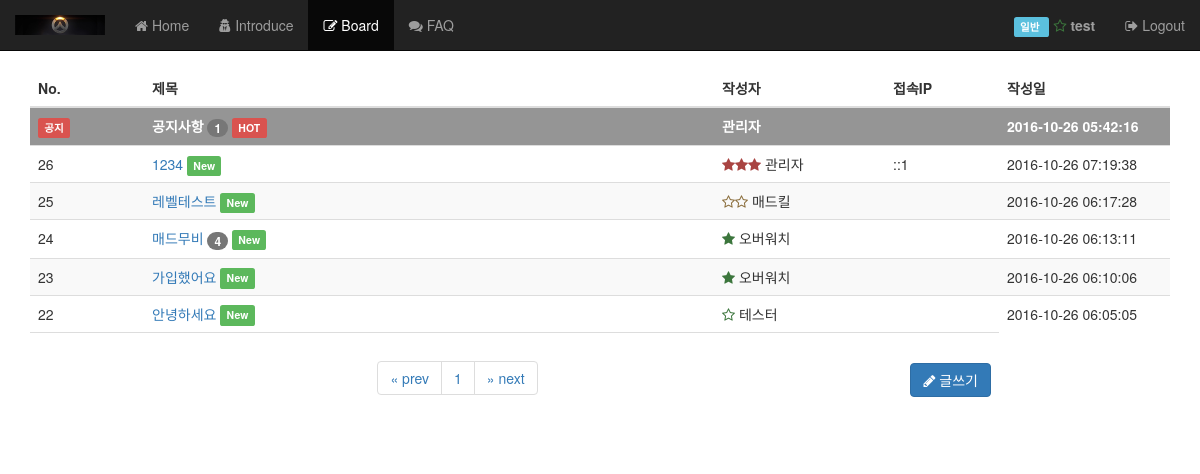
Page /board.php (signed in) on the committed database.
### tables this page shows
CREATE TABLE `point` (
  `id` int(11) NOT NULL,
  `min` int(11) NOT NULL,
  `max` int(11) NOT NULL,
  `icon` varchar(200) NOT NULL
);

CREATE TABLE `board` (
  `id` int(11) NOT NULL,
  `user_id` int(11) NOT NULL,
  `title` varchar(100) NOT NULL,
  `content` varchar(1000) NOT NULL,
  `author` varchar(20) NOT NULL,
  `notice` int(1) NOT NULL DEFAULT '0',
  `ipaddress` varchar(20) NOT NULL,
  `timestamp` timestamp NOT NULL DEFAULT CURRENT_TIMESTAMP
);

### session.php (called while the page is built, shortened)
<?php
  $is_logged = (isset($_SESSION['is_logged'])) ? $_SESSION['is_logged'] : false;
?>

### board.php (the view, shortened to what this page needs)
<?php
  include './database.php';
  include './session.php';
  $limit = 20;
  $offset = (isset($_GET['offset'])) ? $_GET['offset'] : 0;
  $stmt = $conn->prepare('SELECT * FROM board WHERE notice=1 ORDER BY id DESC');
  $stmt->execute();
  $notice_list = $stmt->fetchAll();
  $stmt = $conn->prepare('SELECT * FROM board WHERE notice=0 ORDER BY id DESC LIMIT '.$offset.','.$limit);
  $stmt->execute();
  $list = $stmt->fetchAll();
  $stmt = $conn->prepare('SELECT * FROM board WHERE notice=0');
  $stmt->execute();
  $list_count = $stmt->fetchAll();
  $total_count = count($list_count);
  $total_page_count = ceil($total_count / $limit);
  $now = date('Y-m-d H:i:s', time() + 32400);
?>
<?php include './header.php'; ?>
<section class="container">
  <table class="table table-striped table-hover">
    <thead>
      <tr>
        <th width="10%">No.</th>
        <th width="50%">제목</th>
        <th width="15%">작성자</th>
        <th width="10%">접속IP</th>
        <th width="15%">작성일</th>
      </tr>
    </thead>
    <tbody>
      <?php foreach($notice_list as $item) : ?>
      <tr class="notice_bg">
        <td><span class="label label-danger label-lg">공지</span></td>
        <td>
          <a href="./board_detail.php?id=<?php echo $item['id'] ?>"><?php echo $item['title'] ?></a>
          <?php
            $stmt = $conn->prepare('SELECT * FROM reply WHERE board_id='.$item['id']);
            $stmt->execute();
            $reply_count = $stmt->fetchAll();
          ?>
          <?php if (count($reply_count) > 0) : ?>
            <span class="badge"><?php echo count($reply_count)?></span>
          <?php endif; ?>
          <?php if ((strtotime($now)-strtotime($item['timestamp'])) < 86400) : ?>
            <span class="label label-danger">HOT</span>
          <?php endif; ?>
        </td>
        <td><?php echo $item['author'] ?></td>
        <td><?php echo $item['ipaddress'] ?></td>
        <td><?php echo $item['timestamp'] ?></td>
      </tr>
      <?php endforeach; ?>
      <?php if (count($list) > 0) : ?>
        <?php foreach($list as $item) : ?>
        <tr>
          <td><?php echo $item['id'] ?></td>
          <td>
            <a href="./board_detail.php?id=<?php echo $item['id'] ?>"><?php echo $item['title'] ?></a>
            <?php
              $stmt = $conn->prepare('SELECT * FROM reply WHERE board_id='.$item['id']);
              $stmt->execute();
              $reply_count = $stmt->fetchAll();
            ?>
            <?php if (count($reply_count) > 0) : ?>
              <span class="badge"><?php echo count($reply_count)?></span>
            <?php endif; ?>
            <?php if ((strtotime($now)-strtotime($item['timestamp'])) < 86400) { ?>
              <span class="label label-success">New</span>
            <?php } ?>
          </td>
          <td>
            <?php
              $sql = 'SELECT * FROM user WHERE id="'.$item['user_id'].'"';
              $stmt = $conn->prepare($sql);
              $stmt->execute();
              $author_info = $stmt->fetchAll();
              $sql = 'SELECT * FROM point WHERE min<="'.$author_info[0]['point'].'" AND max>="'.$author_info[0]['point'].'"';
              $stmt = $conn->prepare($sql);
              $stmt->execute();
              $point_icon = $stmt->fetchAll();
              echo (count($point_icon) > 0) ? $point_icon[0]['icon'] : '';
            ?>
            <?php echo $item['author'] ?>
          </td>
          <td><?php echo $item['ipaddress'] ?></td>
          <td><?php echo $item['timestamp'] ?></td>
        </tr>
        <?php endforeach; ?>
      <?php endif; ?>
    </tbody>
    <tfoot>
      <tr>
        <td colspan="3" class="text-center">
          <nav aria-label="Page navigation">
            <ul class="pagination">
              <li>
                <a href="#" aria-label="Previous">
                  <span aria-hidden="true">&laquo; prev</span>
                </a>
              </li>
              <?php for($i = 1; $i <= $total_page_count; $i++) :?>
              <li><a href="./board.php?offset=<?php echo $limit*($i-1)?>"><?php echo $offset + $i ?></a></li>
              <?php endfor; ?>
              <li>
                <a href="#" aria-label="Next">
                  <span aria-hidden="true">&raquo; next</span>
                </a>
              </li>
            </ul>
          </nav>
        </td>
        <?php if ($is_logged) : ?>
        <td class="text-right">
          <a href="./board_write.php" class="btn btn-primary"><i class="fa fa-pencil"></i> 글쓰기</a>
        </td>
        <?php endif; ?>
      </tr>
    </tfoot>
  </table>
</section>
<?php include './footer.php'; ?>

### css/style.css (style rules this page uses)
body { padding-top: 70px; }
tfoot tr td { vertical-align: middle !important; }
.notice_bg { background-color: #959595 !important; color: #FFFFFF; font-weight: bold; }
.notice_bg a { color: #FFFFFF; }

### rows in the picture
board: title "공지사항", count($reply_count) "1", shows "HOT", author "관리자", timestamp "2016-10-26 05:42:16"
board: id "26", title "1234", shows "New", author "관리자", ipaddress "::1", timestamp "2016-10-26 07:19:38"
board: id "25", title "레벨테스트", shows "New", author "매드킬", timestamp "2016-10-26 06:17:28"
board: id "24", title "매드무비", count($reply_count) "4", shows "New", author "오버워치", timestamp "2016-10-26 06:13:11"
board: id "23", title "가입했어요", shows "New", author "오버워치", timestamp "2016-10-26 06:10:06"
board: id "22", title "안녕하세요", shows "New", author "테스터", timestamp "2016-10-26 06:05:05"

### other values in the picture
$_SESSION['user_id'] "test"
$offset + $i "1"
